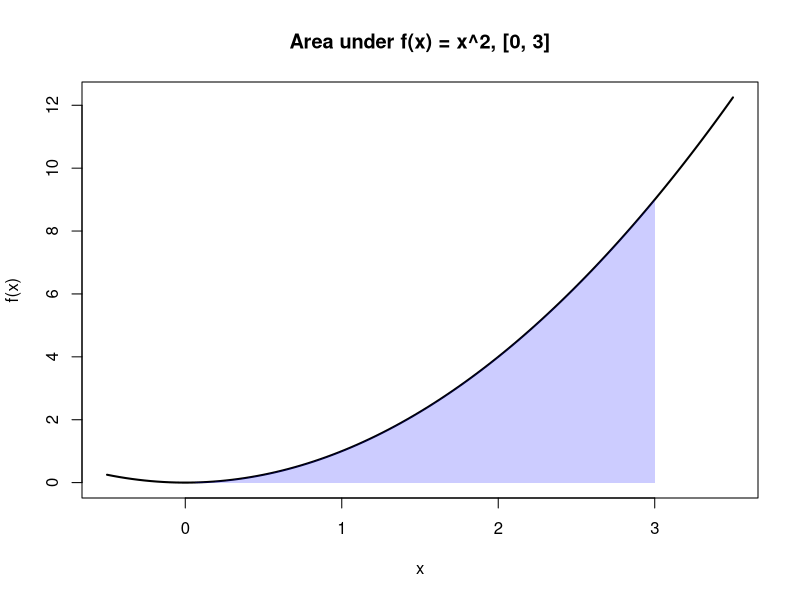

Recreate this plot in R.
## ---- chunk 1
f <- function(x) x^2
result <- integrate(f, lower = 0, upper = 3)
result
## ---- chunk 2
# Analytic check: integral of x^2 from 0 to 3 is x^3/3 -> 9
curve(f, from = -0.5, to = 3.5, lwd = 2, main = "Area under f(x) = x^2, [0, 3]")
xs <- seq(0, 3, length.out = 200)
polygon(c(xs, rev(xs)), c(f(xs), rep(0, length(xs))), col = rgb(0, 0, 1, 0.2), border = NA)
## ---- chunk 3
# f(x) = x^2, F(x) = x^3/3 + C; verify F' = f
F <- function(x) x^3 / 3
h <- 1e-6
x0 <- 2
(F(x0 + h) - F(x0 - h)) / (2 * h) # numerical derivative of F at x0
f(x0)
## ---- chunk 4
f2 <- function(x, y) x^2 * y + y^3

partial_x <- function(x, y, h = 1e-6) (f2(x + h, y) - f2(x - h, y)) / (2 * h)
partial_y <- function(x, y, h = 1e-6) (f2(x, y + h) - f2(x, y - h)) / (2 * h)

gradient <- c(partial_x(1, 2), partial_y(1, 2))
gradient
## ---- chunk 5
set.seed(2026)
x <- rnorm(100)
y <- 2 + 3 * x + rnorm(100, sd = 0.5)

fit <- lm(y ~ x)
coef(fit) # OLS solves the same minimization problem worked out by hand in the slides
